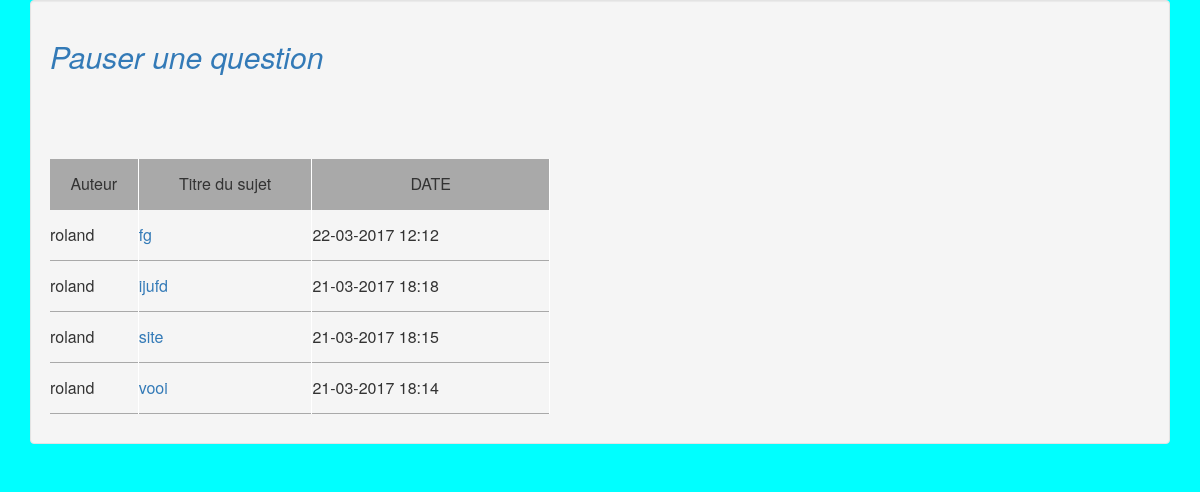
Screenshot of /Forum/index.php with the database file from the repository.
### tables this page shows
CREATE TABLE `forum_sujets` (
  `ID` int(11) NOT NULL,
  `auteur` varchar(50) NOT NULL,
  `titre` text NOT NULL,
  `message` text NOT NULL,
  `date_de_poster` datetime NOT NULL
);

### Forum/index.php (the view, shortened to what this page needs)
<html>
  <head>
	<link rel="stylesheet" href="index.css"/>
	   <link rel="stylesheet" href="../bootstrap/css/bootstrap.min.css" >
	   <link rel="stylesheet" href="index.css"/ >
  </head>
  <body>
		<div class="container">
		  <div class="well">
				  <a href="insert_sujet.php"><h2><em>Pauser une question</em><h2></a>
				  <br /><br />
				  <?php
					  $sql = 'SELECT ID, auteur, titre, date_de_poster FROM forum_sujets ORDER BY date_de_poster DESC';
					  $req = mysql_query($sql) or die('Erreur SQL !<br />'.$sql.'<br />'.mysql_error());
					  $nb_sujets = mysql_num_rows ($req);
					  if ($nb_sujets == 0)
					  {
						echo '<strong><h2>Aucun sujet<h2></strong>';
					  }
					  else {
						?>
					  <table width="500"><tr >
						<td class="titre">
						Auteur
						</td><td class="titre">
						Titre du sujet
						</td><td class="titre">
						DATE
						</td></tr>
						<?php
						while ($data = mysql_fetch_array($req))
						{
								sscanf($data['date_de_poster'], "%4s-%2s-%2s %2s:%2s:%2s", $annee, $mois, $jour, $heure, $minute, $seconde);
								echo '<tr>';
								echo '<td>';
								echo htmlentities(trim($data['auteur']));
								echo '</td><td>';
								echo '<a href="lire_sujet.php?id_sujet_a_lire=' , $data['ID'] , '">' , htmlentities(trim($data['titre'])) , '</a>';
								echo '</td><td>';
								echo $jour , '-' , $mois , '-' , $annee , ' ' , $heure , ':' , $minute;
						}
						?>
						</td></tr></table>
						<?php
					  }
				  ?>
				 </div>
		</div>
  </body>
  </html>

### Forum/index.css (style rules this page uses)
body { background-color:#00ffff; }
.container { margin: 0 auto; }
tr { border-bottom:1px solid #a9a9a9; line-height:50px; }
td { border-right:1px solid white; }
.titre { background-color:#a9a9a9; text-align:center; }

### rows the page displays
forum_sujets: auteur "roland", titre "fg", jour "22", heure "12", minute "12"
forum_sujets: auteur "roland", titre "ijufd", jour "21", heure "18", minute "18"
forum_sujets: auteur "roland", titre "site", jour "21", heure "18", minute "15"
forum_sujets: auteur "roland", titre "vooi", jour "21", heure "18", minute "14"
